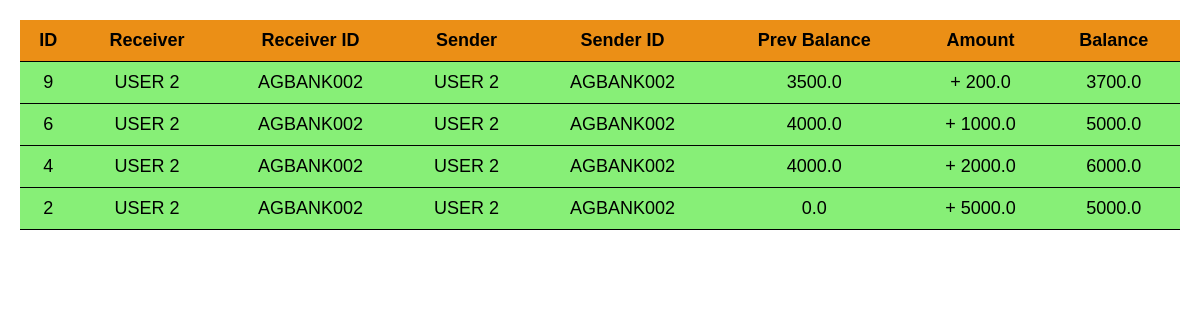
The app's page /received_transactions (signed in) with its own data.
### tables this page shows
CREATE TABLE transactions(
                        transaction_id integer primary key autoincrement,
                        receiver_name text not null,
                        receiver_id varchar(20) not null,
                        sender_name text not null,
                        sender_id varchar(20) not null,
                        previous_balance_receiver real not null,
                        previous_balance_sender real not null,
                        send_money real not null,
                        receiver_balance real not null,
                        sender_balance real not null
                   );

### app.py (the view)
@app.route('/received_transactions')
def received_transactions():
    conn=sqlite3.connect('bank_upi.db')
    cursor=conn.cursor()
    cursor.execute("""select * from transactions where receiver_id=? order by transaction_id desc""",(session['user_details'].get('user_id'),))
    transactions=cursor.fetchall()
    conn.commit()
    conn.close()
    return render_template("received_transactions.html", transactions=transactions, receiver_user_id=session['user_details'].get('user_id'))

### templates/received_transactions.html (shortened to what this page needs)
<!DOCTYPE html>
<html lang="en">
    <head>
    </head>
    <body>
    <div class="container">
        <div class="table-wrapper">
            <table>
                <tr>
                    <th>ID</th>
                    <th>Receiver</th>
                    <th>Receiver ID</th>
                    <th>Sender</th>
                    <th>Sender ID</th>
                    <th>Prev Balance</th>
                    <th>Amount</th>
                    <th>Balance</th>
                </tr>
                {% for x in transactions %}
                    {% if x[2]==receiver_user_id %}
                        <tr style="background-color: rgba(99, 235, 78, 0.769);">
                            <td>{{x[0]}}</td>
                            <td>{{x[1]}}</td>
                            <td>{{x[2]}}</td>
                            <td>{{x[3]}}</td>
                            <td>{{x[4]}}</td>
                            <td>{{x[5]}}</td>
                            <td><label>+ </label>{{x[7]}}</td>
                            <td>{{x[8]}}</td>
                        </tr>
                    {% endif %}
                {% endfor %}
            </table>
        </div>
    </div>
    </body>
</html>

### templates/received_transactions.html (style rules this page uses)
body { margin: 0; background-color: #ffffff; color: rgb(0, 0, 0); font-family: Arial, sans-serif; }
.container { display: flex; flex-direction: column; align-items: center; padding: 20px; }
.table-wrapper { width: 100%; overflow-x: auto; }
table { border-collapse: collapse; width: 100%; max-width: 1200px; margin: auto; }
th, td { border-bottom: 1px solid black; padding: 10px; text-align: center; font-size: 18px; }
th { position: sticky; top: 0; background: #eb8f16; z-index: 1; }

### records on screen
transactions: transaction_id "9", receiver_name "USER 2", receiver "AGBANK002", sender_name "USER 2", sender "AGBANK002", previous_balance_receiver "3500.0", send_money "200.0", receiver_balance "3700.0"
transactions: transaction_id "6", receiver_name "USER 2", receiver "AGBANK002", sender_name "USER 2", sender "AGBANK002", previous_balance_receiver "4000.0", send_money "1000.0", receiver_balance "5000.0"
transactions: transaction_id "4", receiver_name "USER 2", receiver "AGBANK002", sender_name "USER 2", sender "AGBANK002", previous_balance_receiver "4000.0", send_money "2000.0", receiver_balance "6000.0"
transactions: transaction_id "2", receiver_name "USER 2", receiver "AGBANK002", sender_name "USER 2", sender "AGBANK002", previous_balance_receiver "0.0", send_money "5000.0", receiver_balance "5000.0"
